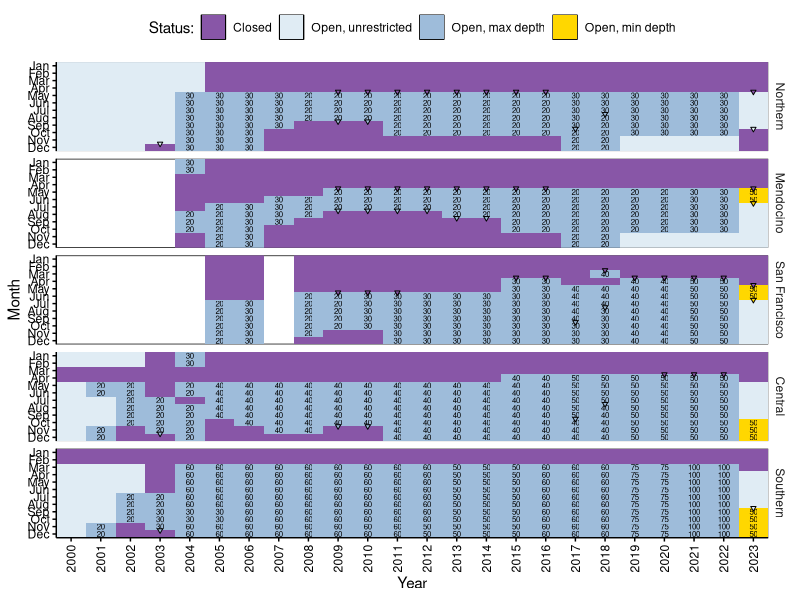
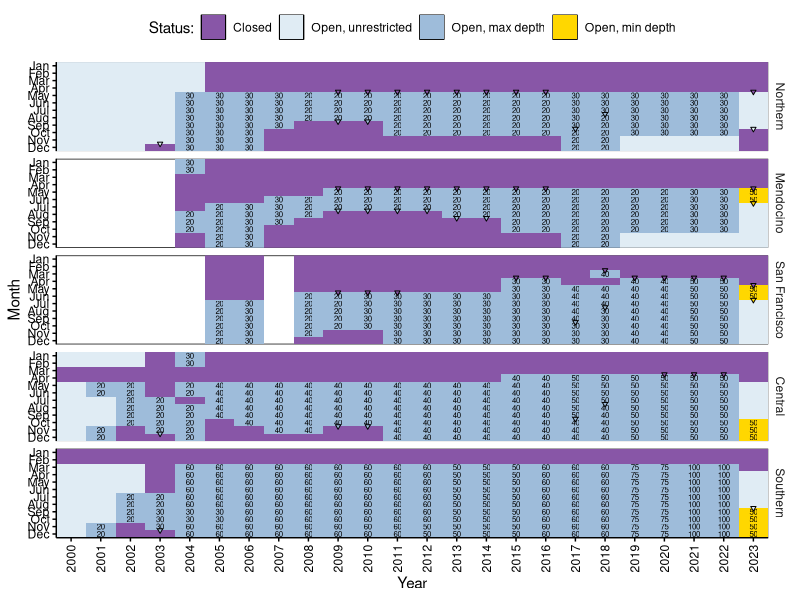

Reproduce these figures in R, in order.
#Fishing regulations over time 
setwd("~/GitHub/california-data/recreational-fishery/regulations/fishing regs figure")
library(readxl)
library(ggplot2)
library(dplyr)
library(tidyr)

regs=read_xlsx("CDFW Recreational Regulations.xlsx", sheet="regs reformatted")
regs$Month=factor(regs$Month, levels = rev(regs$Month[1:12]))
regs$Region=factor(regs$Region, levels = unique(regs$Region))
regs$Status2=ifelse(regs$Status=="Closed","Closed",
                    ifelse(regs$Depth_restrictions=="None","Open, unrestricted",paste("Open,", tolower(regs$Depth_restrictions))))
regs$Status2=factor(regs$Status2,levels=c("Closed","Open, unrestricted","Open, max depth","Open, min depth"))
regs$Midmonth_change[which(regs$Midmonth_change=="yes")-1]="next"

ggplot(regs, aes(x=Year, y=Month, fill=Status2)) +
  facet_wrap(Region~., nrow = 5, dir = "v", strip.position = "right") +
  geom_tile() + 
  geom_text(aes(label=Depth), size=2) + 
  scale_fill_manual(values=c("#8856a7","#e0ecf4","#9ebcda","gold")) + 
  geom_point(data=regs %>% filter(Midmonth_change=="next"), color="black", 
             show.legend = F,
             position = position_nudge(y=-0.5), shape=25, size=1) +
  theme_classic() + 
  scale_y_discrete(expand = expansion(0)) +
  scale_x_continuous(expand = expansion(0), breaks = 2000:2023) +
  theme(panel.background = element_rect(color="black", fill=NULL), 
        axis.text = element_text(color="black"), 
        axis.ticks = element_line(color="black")) +
  theme(strip.background = element_blank()) +
  theme(axis.text.x=element_text(angle=90, vjust=0.5, hjust=1)) +
  labs(fill="Status:") +
  theme(legend.position = "top")
ggsave("fishing_regs.png", width = 12, height = 12)
